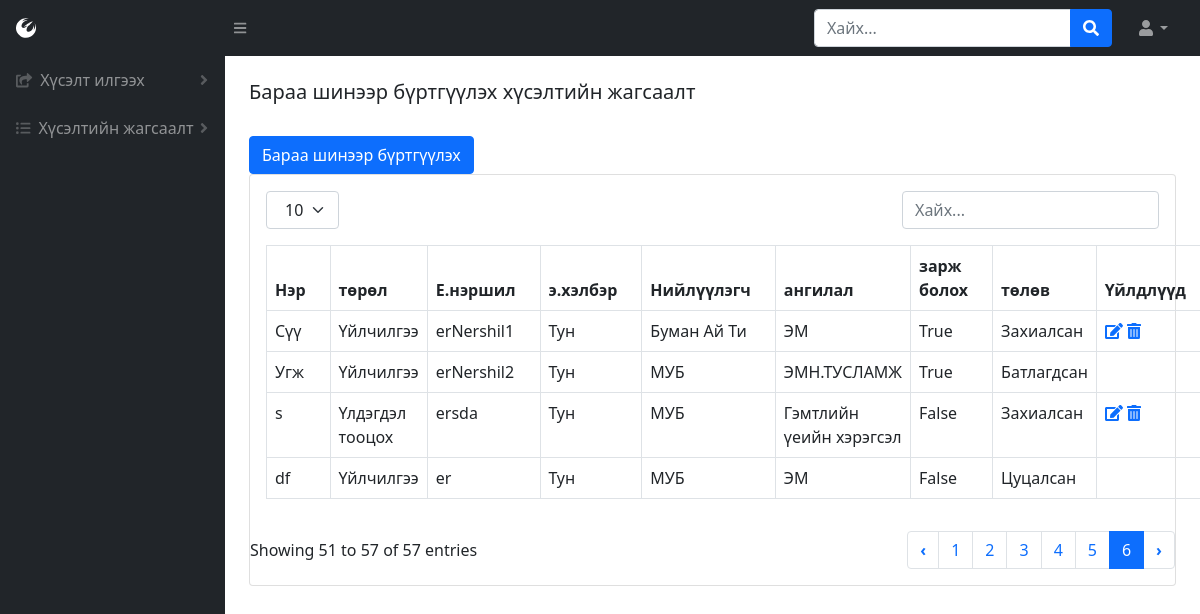
The app's page /product-list (signed in) with its own data.
### BMweb/models.py (models this page shows, shortened)
class Product(models.Model):
    prodName = models.CharField(max_length=300, verbose_name=_("Барааны нэр"))
    prodName_en = models.CharField(max_length=300, verbose_name=_("Барааны нэр англи"))
    brand = models.ForeignKey(ProdBrand, related_name='brands',on_delete=models.CASCADE, verbose_name=_("Брэнд нэр"))
    zCode = models.CharField(max_length=300, null=True, blank=True, verbose_name=_("Зураасан код"))
    prodType = models.ForeignKey(ProdType, related_name='products',on_delete=models.CASCADE, verbose_name=_("Төрлийн нэр"))
    zzCode = models.IntegerField(null=True, blank=True, verbose_name=_("Нэмэлт зураасан код"))
    price = models.DecimalField(max_digits=16, decimal_places=2, verbose_name=_("Үнэ"))
    hemNegj = models.ForeignKey(HemNegj, on_delete=models.CASCADE,verbose_name=_("Хэмжих нэгж"))
    hudNegj = models.IntegerField(null=True, blank=True, verbose_name=_("Худалдан авалтын нэгж"))
    company = models.ManyToManyField(Company,related_name='products',verbose_name=_("Компани"))
    erNershil = models.CharField(max_length=300, verbose_name=_("Ерөнхий нэршил"))
    emHelber = models.ForeignKey(EmHelber, on_delete=models.CASCADE,verbose_name=_("Эмийн хэлбэр"))
    paiz = models.ForeignKey(Paiz, on_delete=models.CASCADE,verbose_name=_("Пайз"))
    uildwerlegch = models.ForeignKey(Manufacturer, on_delete=models.CASCADE, verbose_name=_("Үйлдвэрлэгч"))
    uNiiluulegch = models.ForeignKey(Niiluulegch, on_delete=models.CASCADE, verbose_name=_("Үндсэн нийлүүлэгч"))
    category = models.ForeignKey(Category,related_name='categories', on_delete=models.CASCADE, verbose_name=_("Ангилал"))
    borBoloh = models.BooleanField(verbose_name=_("Борлуулж болох эсэх"),default=False)
    hudAwch = models.BooleanField(verbose_name=_("Худалдан авч болох эсэх"),default=False)
    zarBoloh = models.BooleanField(verbose_name=_("Зарлагдаж болох эсэх"),default=False)
    state = models.ForeignKey(State,related_name='products', on_delete=models.CASCADE, verbose_name=_("Төлөв"))
    class Meta:
        verbose_name = _("Бараа")
        verbose_name_plural = _("Бараа")

class ProdType(models.Model):
    typeName = models.CharField(max_length=300, verbose_name=_("Төрлийн нэр"))
    class Meta:
        verbose_name = _("Барааны төрөл")
        verbose_name_plural = _("Барааны төрөл")
    def __str__(self):
        return self.typeName

class EmHelber(models.Model):
    emHelberName = models.CharField(max_length=300,verbose_name=_("Эмийн хэлбэрийн нэр"))
    class Meta:
        verbose_name = _("Эмийн хэлбэр")
        verbose_name_plural = _("Эмийн хэлбэр")
    def __str__(self):
        return self.emHelberName

class Niiluulegch(models.Model):
    niiName = models.CharField(max_length=300,verbose_name=_("Нийлүүлэгчийн нэр"))
    class Meta:
        verbose_name = ("Нийлүүлэгч")
        verbose_name_plural = ("Нийлүүлэгч")
    def __str__(self):
        return self.niiName

class Category(models.Model):
    catName = models.CharField(max_length=300, verbose_name=_("Ангилалын нэр"))
    parent = models.IntegerField(null=True, blank=True, verbose_name=_("Эцэг ангилал"))
    class Meta:
        verbose_name = _("Ангилал")
        verbose_name_plural = _("Ангилал")
    def __str__(self):
        return self.catName

class State(models.Model):
    stateName = models.CharField(max_length=300, verbose_name=_("Төлөвийн нэр"))
    class Meta:
        verbose_name = _("Барааны төлөв")
        verbose_name_plural = _("Барааны төлөв")
    def __str__(self):
        return self.stateName

### BMweb/views.py (the view)
# urls.py: path('product-list',views.productList,name='product-list'),
def productList(request):
    if 'user_id' in request.session:
        p = Product.objects.all()
        h = Hereglegch.objects.get(pk=request.session['user_id'])
        return render(request,'productList.html', {'user': h, 'productList': p })
    else:
        return redirect('/login')

### BMweb/models.py (called while the page is built)
    def __str__(self):
        return self.manName

    def __str__(self):
        return self.paizName

    def __str__(self):
        return self.hemNegjName

### BMweb/templates/productList.html (shortened to what this page needs)
{% load static %}
<!DOCTYPE html>
<html lang="en">
    <head>
        <link href="https://cdn.jsdelivr.net/npm/simple-datatables@latest/dist/style.css" rel="stylesheet" />
        <link href="css/styles.css" rel="stylesheet" />
        <link href="{% static 'css/styles.css' %}" rel="stylesheet"/>
    </head>
    <body class="sb-nav-fixed">
        {% include "topNav.html" %}
        <div id="layoutSidenav">
            {% include "leftNav.html" %}
            <div id="layoutSidenav_content">
                {%  include "prodList.html" %}
            </div>
        </div>
    </body>
</html>

### BMweb/templates/prodList.html (shortened to what this page needs)
<main>
    <div class="container-fluid px-4">
        <h5 class="mt-4">Бараа шинээр бүртгүүлэх хүсэлтийн жагсаалт</h5>
        {% if user.role_id == 1 %}
        <a href="{% url 'product' %}" class="btn btn-primary" role="button">Бараа шинээр бүртгүүлэх</a>
        {% endif %}
        <div class="card mb-4">
            <div class="card-body">
                {% include "tableTop.html" %}
                    <table id="datatablesSimple" class="dataTable-table">
                        <thead>
                            <tr>
                                <th data-sortable="" class="asc">
                                    <a href="#" class="dataTable-sorter">Нэр</a>
                                </th>
                                <th data-sortable="" class="asc">
                                    <a href="#" class="dataTable-sorter">төрөл</a>
                                </th>
                                <th data-sortable="" class="asc">
                                    <a href="#" class="dataTable-sorter">Е.нэршил</a>
                                </th>
                                <th data-sortable="" class="asc">
                                    <a href="#" class="dataTable-sorter">э.хэлбэр</a>
                                </th>
                                <th data-sortable="" class="asc">
                                    <a href="#" class="dataTable-sorter">Нийлүүлэгч</a>
                                </th>
                                <th data-sortable="" class="asc">
                                    <a href="#" class="dataTable-sorter">ангилал</a>
                                </th>
                                <th data-sortable="" class="asc">
                                    <a href="#" class="dataTable-sorter">зарж болох</a>
                                </th>
                                <th data-sortable="" class="asc">
                                    <a href="#" class="dataTable-sorter">төлөв</a>
                                </th>
                                <th data-sortable="" class="asc">
                                    <a href="#" class="dataTable-sorter">Үйлдлүүд</a>
                                </th>
                            </tr>
                        </thead>
                        {% for h in productList %}
                            <tr>
                                <td>{{ h.prodName }}</td>
                                <td>{{ h.prodType }}</td>
                                <td>{{ h.erNershil }}</td>
                                <td>{{ h.emHelber }}</td>
                                <td>{{ h.uNiiluulegch }}</td>
                                <td>{{ h.category }}</td>
                                <td>{{ h.zarBoloh }}</td>
                                <td>{{ h.state }}</td>
                                <td>
                                    {% if user.role_id == 1 and h.state_id == 1 %}
                                    <a href="/product?edit={{h.id}}"><i class="fas fa-edit"></i></a></form>
                                    <a href="/product?del={{h.id}}"><i class="fas fa-trash-alt"></i></a></form>
                                  {% endif  %}
                                </td>
                            </tr>
                    {% endfor %}
                    </table>
            </div>
            {% include "tableBottom.html" %}
        </div>
    </div>
</main>

### records on screen
Product: prodName "Сүү", prodType "Үйлчилгээ", erNershil "erNershil1", emHelber "Тун", uNiiluulegch "Буман Ай Ти", category "ЭМ", zarBoloh "True", state "Захиалсан"
Product: prodName "Угж", prodType "Үйлчилгээ", erNershil "erNershil2", emHelber "Тун", uNiiluulegch "МУБ", category "ЭМН.ТУСЛАМЖ", zarBoloh "True", state "Батлагдсан"
Product: prodName "s", prodType "Үлдэгдэл тооцох", erNershil "ersda", emHelber "Тун", uNiiluulegch "МУБ", category "Гэмтлийн үеийн хэрэгсэл", zarBoloh "False", state "Захиалсан"
Product: prodName "df", prodType "Үйлчилгээ", erNershil "er", emHelber "Тун", uNiiluulegch "МУБ", category "ЭМ", zarBoloh "False", state "Цуцалсан"
